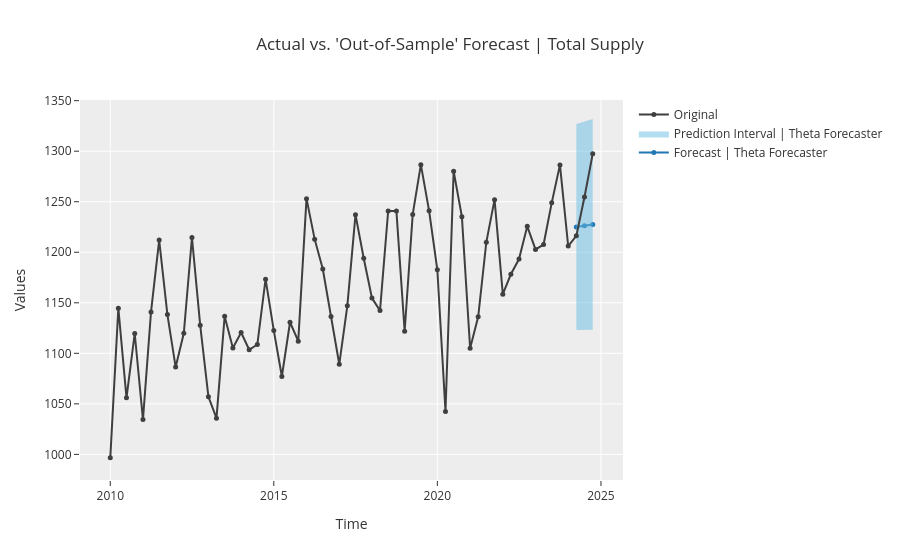

The code cell stored with this chart in its notebook:
### Markdown cell above
#### One year

### Code cell
model.setup(total_supply_for_pred, target='Total Supply', fh=3, session_id = 135) # fh = 3 ~ One Year
_best_gold_quarter = model.compare_models(n_select=10, sort='SMAPE')
model.predict_model(_best_gold_quarter[0])
model.plot_model(_best_gold_quarter[0])
